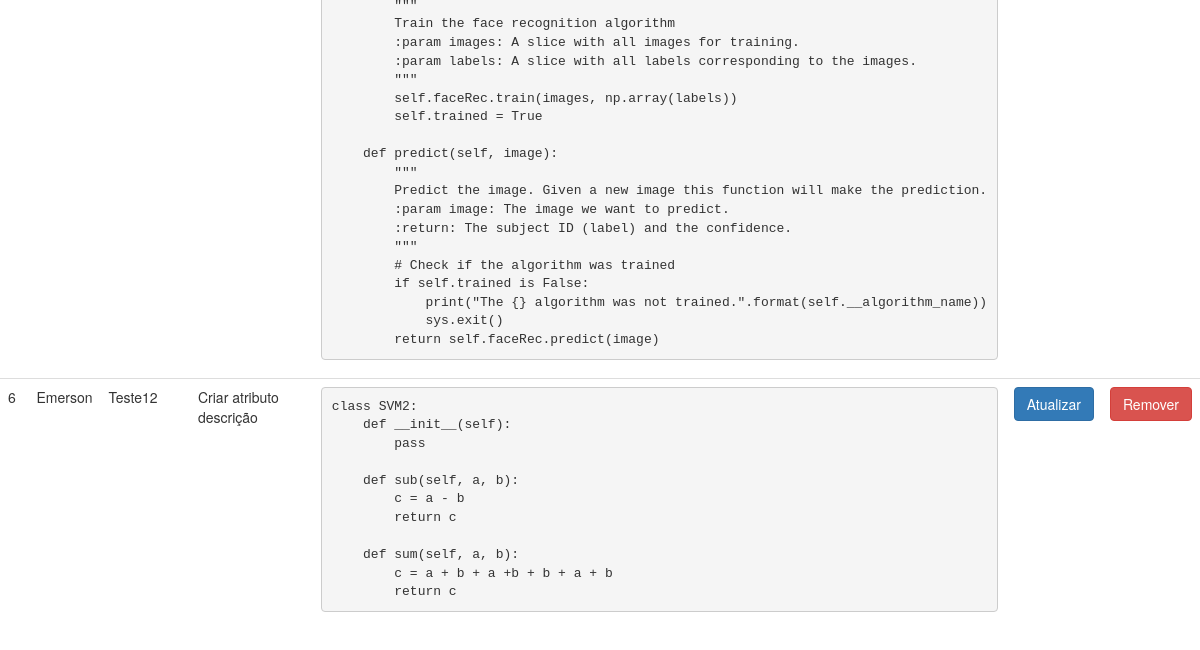
The page /listar-algoritmos (signed in, lower part) on the database as committed earlier.
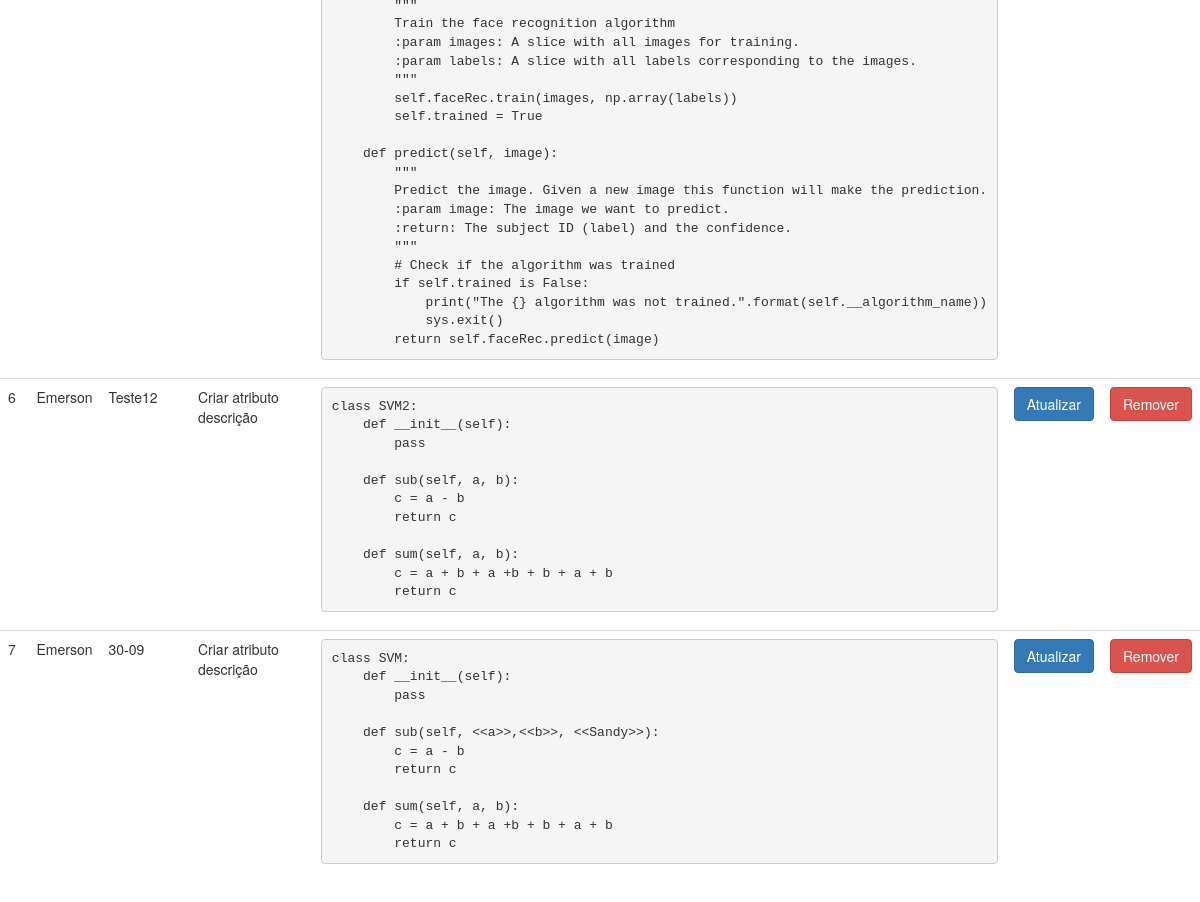
The same page on the database as committed later.
### app/models/tables.py (models this page shows, shortened)
class Algoritmo(db.Model):
    __tablename__= "algoritmos"
    id = db.Column(db.Integer, primary_key=True)
    nome = db.Column(db.String(20))
    algoritmo = db.Column(db.Text)
    usuario = db.Column(db.Integer, db.ForeignKey('usuarios.id'))

class Pessoa(db.Model):
    __tablename__ = "pessoas"
    id = db.Column(db.Integer, primary_key=True)
    nome = db.Column(db.String(50))

### app/controllers/default.py (the view)
@app.route('/listar-algoritmos', methods=['GET'])
def listar_algoritmos():
    if not current_user.get_id():
        return redirect(url_for('login'))
    algoritmos = Algoritmo.query.filter_by(usuario=current_user.get_id()).all()
    return render_template('algoritmo/listar-algoritmos.html', algoritmos=algoritmos)

### app/controllers/default.py (called while the page is built)
@login_manager.user_loader
def load_user(id):
    return Usuario.query.filter_by(id=id).first()

### app/models/tables.py (called while the page is built)
    def get_id(self):
        return str(self.id)

### app/templates/algoritmo/listar-algoritmos.html (shortened to what this page needs)
{% include 'base/head.html' %}
<div class="table-responsive">
    <form action="#">
        <table class="table">
            {% for a in algoritmos %}
            <tr>
                <td>
                    {{ a.id }}
                </td>
                <td>
                    {{ current_user.nome }}
                </td>
                <td>
                    {{ a.nome }}
                </td>
                <td>
                    Criar atributo descrição
                </td>
                <td>
                    <pre>{{ a.algoritmo }}</pre>
                </td>
                <td>
                    <a href="{{ url_for('atualizar_algoritmo', id=a.id)}}">
                        <button type="button" class="btn btn-primary" data-toggle="modal" data-target="#atualizarModalCenter">
                            Atualizar
                        </button>
                    </a>
                </td>
                <td>
                    <a href="{{ url_for('excluir_algoritmo', id=a.id)}}">
                        <button type="button" class="btn btn-danger" data-toggle="modal" data-target="#excluirModalCenter">
                            Remover
                        </button>
                    </a>
                </td>
            </tr>
            {% endfor %}
        </table>
    </form>
</div>
{% include 'base/footer.html' %}

### app/templates/base/head.html (shortened to what this page needs)
<!DOCTYPE html>
<html lang="pt-br">
    <head>
        <link rel="stylesheet" href="{{ url_for('static', filename='bootstrap/css/bootstrap.css') }}">
        <link rel="stylesheet" href="{{ url_for('static', filename='css/main.css') }}">
    </head>
    <body>

### app/templates/base/footer.html (shortened to what this page needs)
    </body>
</html>

Rows that differ between the two databases and show on the page:
added Algoritmo: id "7", {{ current_user.nome }} "Emerson", nome "30-09", algoritmo "class SVM: def __init__(self): pass def sub(self, <<a>>,<<b>>, <<Sandy>>): c = a - b return c def sum(self, a, b): c = a + b + a +b + b + a + b return c"
